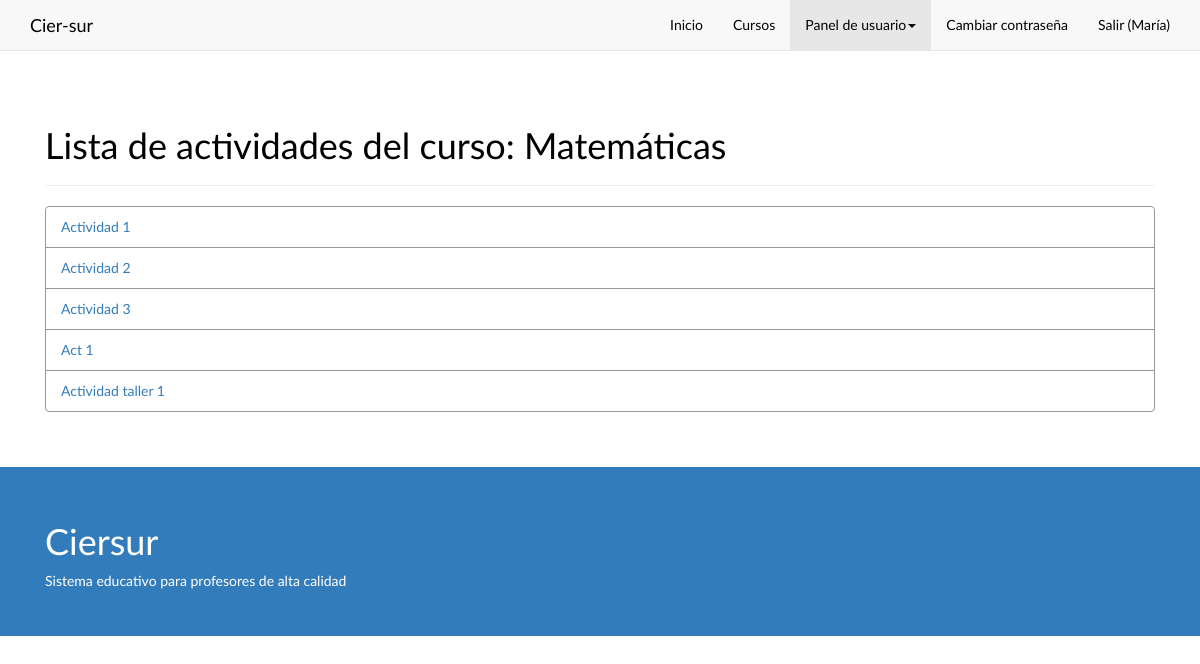
/calificar/4 (signed in), run on the app's committed database.
### app/models.py (models this page shows, shortened)
class Usuario(AbstractBaseUser):
    id_persona = models.OneToOneField(Persona, verbose_name="Cédula de la persona")
    TIPOS = (
        ('1', 'Administrador'),
        ('2', 'Secretaria'),
        ('3', 'Master Teacher'),
        ('4', 'Leader Teacher')
    )
    tipo = models.CharField(max_length=1,choices=TIPOS)
    is_active = models.BooleanField(default=True)
    is_admin = models.BooleanField(default=False)
    objects = CierUserManager()
    USERNAME_FIELD = 'id_persona'
    REQUIRED_FIELDS = ['tipo']
    class Meta:
        verbose_name = "Usuario"
        verbose_name_plural = "Usuarios"
    def get_short_name(self):
        return self.id_persona.nombre
    def get_tipo(self):
        return self.tipo

class Persona(models.Model):
    cedula = models.IntegerField(primary_key=True)
    nombre = models.CharField(max_length=200)
    apellidos = models.CharField(max_length=200)
    correo = models.CharField(max_length=200, unique=True)
    celular = models.CharField(max_length=200, null=True)
    direccion = models.CharField(max_length=200, null=True)
    fecha_nacimiento = models.DateField()
    SEXOS = (
        ('M', 'Masculino'),
        ('F', 'Femenino'),
    )
    sexo = models.CharField(max_length=1,choices=SEXOS)
    DEPS = (
        ('A', 'Amazonas'),
        ('Caq', 'Caquetá'),
        ('Ca', 'Cauca'),
        ('H', 'Huila'),
        ('N', 'Nariño'),
        ('P', 'Putumayo'),
        ('T', 'Tolima'),
        ('VC', 'Valle del Cauca'),
    )
    departamento = models.CharField(max_length=3,choices=DEPS)
    ciudad = models.CharField(max_length=15)
    class Meta:
        verbose_name = "Persona"
        verbose_name_plural = "Personas"

class Curso(models.Model):
    nombre = models.CharField(max_length=50)
    descripcion = models.TextField()
    slug = models.SlugField(max_length=200, unique=True)
    class Meta:
        verbose_name = "Curso"
        verbose_name_plural = "Cursos"

class Actividad(models.Model):
    id_curso = models.ForeignKey(Curso,verbose_name="Curso")
    nombre = models.CharField(max_length=50)
    descripcion = models.CharField(max_length=1000)
    porcentaje = models.FloatField()
    class Meta:
        unique_together = (("id_curso", "nombre"),)
    class Meta:
        verbose_name = "Actividad"
        verbose_name_plural = "Actividades"

### app/views.py (the view, shortened to what this page needs)
# urls.py: url(r'^calificar/(?P<pk>\d+)$', views.CalificarListaAct, name="calificar_lista"),
def CalificarListaAct(request, pk):
    if request.method == "GET":
        template = loader.get_template('mensaje.html')
        cohorte = models.Cohorte.objects.get(id=pk)
        actividades = models.Actividad.objects.all().filter(id_curso=cohorte.id_curso)
        template = loader.get_template('listActCalificar.html')
        context = RequestContext(request, {
                'title': 'Lista de actividades -CIER-SUR',
                'nbar': 'panel',
                'curso': cohorte.id_curso.nombre,
                'id_cohorte': pk,
                'object_list': actividades,
        })
        return HttpResponse(template.render(context))
    else:
        return HttpResponseRedirect('/')

### templates/listActCalificar.html
{% extends "base.html" %}
{% block content %}
	<div class="section">
		<div class="container">
			<div class="row">
				<div class="col-md-12">
					<div class="page-header">
                    	<h1>Lista de actividades del curso:  {{ curso }}</h1>
                    </div>
					<ul class="list-group">
					{% for object in object_list %}
						<li class="list-group-item">
						<a href="{% url "calificar_actividad" pk=id_cohorte idact=object.id %}">{{ object.nombre }}</a>
						</li>
					{% endfor %}
					</ul>
				</div>
			</div>
		</div>
	</div>
{% endblock %}

### templates/base.html (shortened to what this page needs)
{% load staticfiles %}
<!DOCTYPE html>
<html>
    <head>
        <link href="{% static "css/font-awesome.min.css" %}" rel="stylesheet" type="text/css">
        <link href="{% static "css/bootstrapOrg.min.css" %}" rel="stylesheet" type="text/css">
        <link href="{% static "css/bootstrap.css" %}" rel="stylesheet" type="text/css">
        <link href="{% static "css/ciersur.css" %}" rel="stylesheet" type="text/css">
    </head>
    <body>
        <div class="navbar navbar-default navbar-static-top">
            <div class="container">
                <div class="navbar-header">
                    <a class="navbar-brand" href="{% url "index" %}"><span>Cier-sur</span></a>
                </div>
                <div class="collapse navbar-collapse" id="navbar-ex-collapse">
                    <ul class="nav navbar-nav navbar-right">
                        <li class="{% if nbar == 'inicio' %}active{% endif %}">
                            <a href="{% url "index" %}">Inicio</a>
                        </li>
                        <li class="{% if nbar == 'curso_list' %}active{% endif %}">
                            <a href="{% url "curso_list" %}">Cursos</a>
                        </li>
                        {% if user.is_authenticated %}
                            <li class="dropdown {% if nbar == 'panel' %}active{% endif %}">
                                <a href="#" data-toggle="dropdown" class="dropdown-toggle">Panel de usuario<b class="caret"></b></a>
                            </li>
                            <li class="{% if nbar == 'password_change' %}active{% endif %}">
                                <a href="{% url 'password_change' %}">Cambiar contraseña</a>
                            </li>
                            <li>
                                <a href="{% url 'logout' %}">Salir ({{ user.get_short_name }})</a>
                            </li>
                        {% endif %}
                    </ul>
                </div>
            </div>
        </div>
        {% block content %} {% endblock %}
        <footer class="section section-primary">
            <div class="container">
                <div class="row">
                    <div class="col-sm-6">
                        <h1>Ciersur</h1>
                        <p>Sistema educativo para profesores de alta calidad</p>
                    </div>
                </div>
            </div>
        </footer>
    </body>
</html>

### data on the page
Usuario: get_short_name "María"
Curso: nombre "Matemáticas"
Actividad: nombre "Actividad 1"
Actividad: nombre "Actividad 2"
Actividad: nombre "Actividad 3"
Actividad: nombre "Act 1"
Actividad: nombre "Actividad taller 1"
